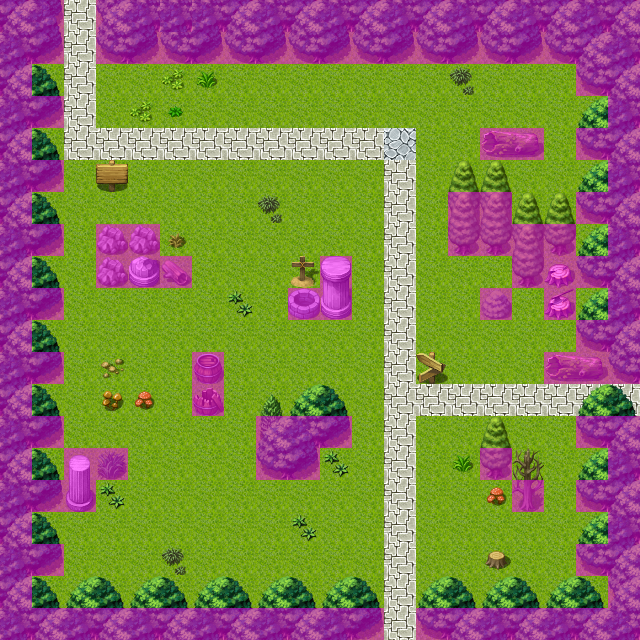

This game map was drawn from its Tiled (.tmx) file and the tilesets committed beside it. A one-line description and the trimmed map source follow:
An orthogonal 20x20 tile map with 32x32 px tiles, 5 tile layers (Ground, Objects nonwalk, Objects walk, Above, ...), 8 tilesets and 10 objects (5x mapchange, 3x sign, 2x spawn).

<map version="1.0" orientation="orthogonal" width="20" height="20" tilewidth="32" tileheight="32">
 <tileset firstgid="1" name="tiles_1_1" tilewidth="32" tileheight="32">
  <image source="../drawable/map_tiles_1_1.png" />
 </tileset>
 <tileset firstgid="129" name="tiles_1_2" tilewidth="32" tileheight="32">
  <image source="../drawable/map_tiles_1_2.png" />
 </tileset>
 <tileset firstgid="257" name="tiles_1_3" tilewidth="32" tileheight="32">
  <image source="../drawable/map_tiles_1_3.png" />
 </tileset>
 <tileset firstgid="385" name="tiles_1_4" tilewidth="32" tileheight="32">
  <image source="../drawable/map_tiles_1_4.png" />
 </tileset>
 <tileset firstgid="513" name="tiles_1_5" tilewidth="32" tileheight="32">
  <image source="../drawable/map_tiles_1_5.png" />
 </tileset>
 <tileset firstgid="641" name="tiles_1_6" tilewidth="32" tileheight="32">
  <image source="../drawable/map_tiles_1_6.png" />
 </tileset>
 <tileset firstgid="769" name="tiles_1_7" tilewidth="32" tileheight="32">
  <image source="../drawable/map_tiles_1_7.png" />
 </tileset>
 <tileset firstgid="897" name="tiles_2_1" tilewidth="32" tileheight="32">
  <image source="../drawable/map_tiles_1_8.png" />
 </tileset>
 <layer name="Ground" width="20" height="20">
  <data>[400 cells, 400 non-empty, 3 distinct tile ids]</data>
 </layer>
 <layer name="Objects nonwalk" width="20" height="20">
  <data>[400 cells, 140 non-empty, 24 distinct tile ids]</data>
 </layer>
 <layer name="Objects walk" width="20" height="20">
  <data>[400 cells, 21 non-empty, 13 distinct tile ids]</data>
 </layer>
 <layer name="Above" width="20" height="20">
  <data>[400 cells, 49 non-empty, 5 distinct tile ids]</data>
 </layer>
 <layer name="walkable" width="20" height="20">
  <data>[400 cells, 140 non-empty, 1 distinct tile ids]</data>
 </layer>
 <objectgroup name="mapevents" width="20" height="20">
  <object name="Sign1" type="sign" x="94" y="160" width="32" height="32">
   <properties>
    <property name="Text" value="Beware of bugs!" />
    <property name="Title" value="The sign says" />
   </properties>
  </object>
  <object name="Sign2" type="sign" x="288" y="256" width="32" height="32">
   <properties>
    <property name="Text" value="Here lies the last explorer." />
    <property name="Title" value="An inscription on the cross reads" />
   </properties>
  </object>
  <object name="Sign3" type="sign" x="416" y="352" width="32" height="32">
   <properties>
    <property name="Text" value="North: old map.\nEast: New map.\nSouth: current map." />
    <property name="Title" value="Crossroad" />
   </properties>
  </object>
  <object name="well" type="mapchange" x="256" y="288" width="32" height="32" />
  <object name="east" type="mapchange" x="608" y="384" width="32" height="32">
   <properties>
    <property name="map" value="wilderness" />
    <property name="place" value="west" />
   </properties>
  </object>
  <object name="south" type="mapchange" x="384" y="608" width="32" height="32">
   <properties>
    <property name="map" value="wilderness" />
    <property name="place" value="north" />
   </properties>
  </object>
  <object name="north" type="mapchange" x="64" y="0" width="32" height="32">
   <properties>
    <property name="map" value="wilderness" />
    <property name="place" value="south" />
   </properties>
  </object>
  <object name="start" type="mapchange" x="192" y="128" width="32" height="32" />
 </objectgroup>
 <objectgroup name="spawn" width="20" height="20">
  <object name="ants" type="spawn" x="448" y="64" width="160" height="160">
   <properties>
    <property name="quantity" value="1" />
    <property name="type" value="insect" />
   </properties>
  </object>
  <object name="shop1" type="spawn" x="160" y="448" width="32" height="32">
   <properties>
    <property name="type" value="traveller" />
   </properties>
  </object>
 </objectgroup>
</map>
